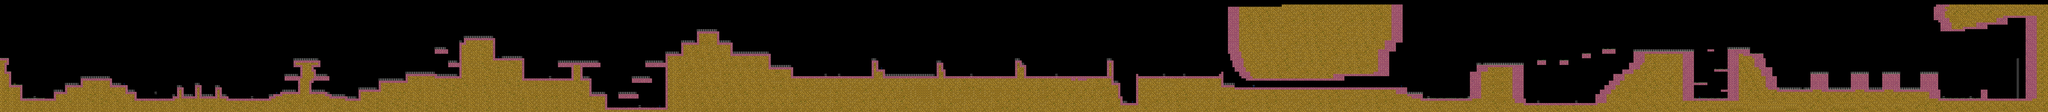

This game map was drawn from its Tiled (.tmx) file and the tilesets committed beside it. A one-line description and the trimmed map source follow:
An orthogonal 914x50 tile map with 24x24 px tiles, 3 tile layers (Graphics, Foreground, Meta), 2 tilesets.

<map version="1.0" orientation="orthogonal" width="914" height="50" tilewidth="24" tileheight="24">
 <tileset firstgid="1" name="Graphics" tilewidth="24" tileheight="24">
  <image source="tileset_good_dream.png" width="600" height="1000" />
 </tileset>
 <tileset firstgid="1026" name="Meta" tilewidth="24" tileheight="24">
  <image source="meta_tiles.png" width="96" height="48" />
 </tileset>
 <layer name="Graphics" width="914" height="50">
  <data>[45700 cells, 16376 non-empty, 7 distinct tile ids]</data>
 </layer>
 <layer name="Foreground" width="914" height="50">
  <data>[45700 cells, 250 non-empty, 11 distinct tile ids]</data>
 </layer>
 <layer name="Meta" width="914" height="50" opacity="0.43">
  <data>[45700 cells, 3411 non-empty, 8 distinct tile ids]</data>
 </layer>
</map>
